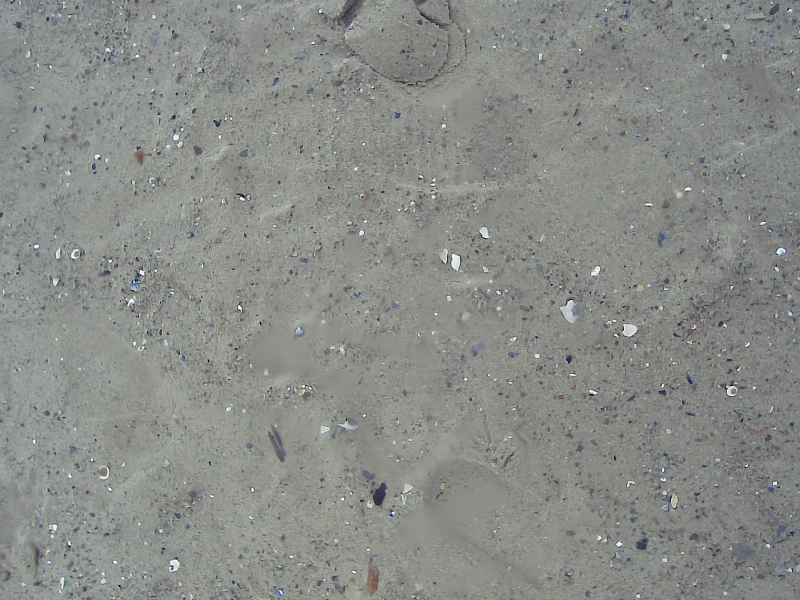
#> input picture data/20181105_120818_243.png, 800 x 600 px
$ python -i init_auv.py   (imports and definitions only)
#> lines starting #> are read from the running program, lines starting #| are printed output that depends on the picture
#> further down, picture is the input picture: shape (600, 800, 3); mean B, G, R 136.7, 140.4, 137.6
import numpy as np
import cv2
from PIL import Image
import h5py
import utm
import glob
from CONSTANTS import *
from auv_dataset import *
import math
import os
import datetime
import time
#### Global ####
_firstPos = True

################ GETTING DATA ################

def deg2rad(deg):
    return deg*np.pi/180

def rad2deg(rad):
    return rad * 180 / np.pi

# [14 lines left out: functions get_sys_platform, image_broken, not called in this run]

def read_h5(file_path):
    return h5py.File(file_path, 'r')

# [44 lines left out: functions getAccData, getRelPos, draw_gps_marks, get_gps_goal, get_gps_start, not called in this run]

def get_altitude(mission):
    f = read_h5(mission["Data"])
    return f["Position"]["Altitude"]

def getCamMat():
    return np.loadtxt("cam_mat.csv", dtype=np.float32, delimiter=',')

def getDistMat():
    return np.loadtxt("dist_coeff.csv", dtype=np.float32, delimiter=',')

# [108 lines left out: functions find_images, get_mission_by_num, draw_flow, isRotationMatrix, sparse_optical_flow, update_motion, not called in this run]

def preprocess_image(im_color,size=IM_PRE_RESOLUTION,method=IM_PRE_EQ_HIST, unsharp=True):
#> called with size = (640, 480), method = 0, unsharp = True
    if size != None:
        im_color = cv2.resize(im_color, size)
    gray = cv2.cvtColor(im_color, cv2.COLOR_BGR2GRAY)
    if unsharp:
        gaussian_im = cv2.GaussianBlur(gray, (9, 9), 10.0)
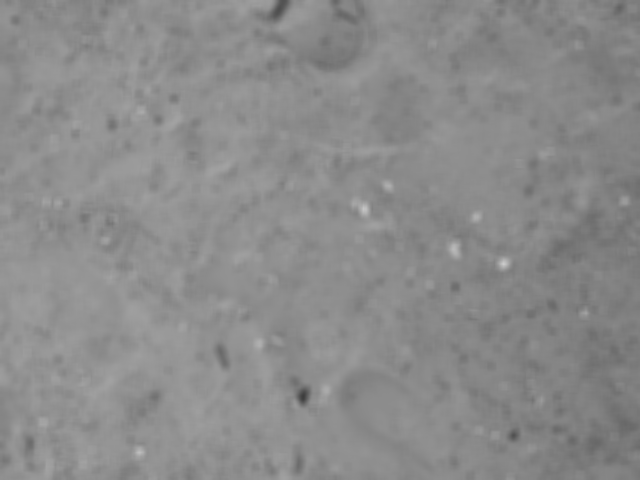
#> gaussian_im: shape (480, 640); min 61, max 202, mean 139
        gray = cv2.addWeighted(gray, 0.9, gaussian_im, -0.5, 0)
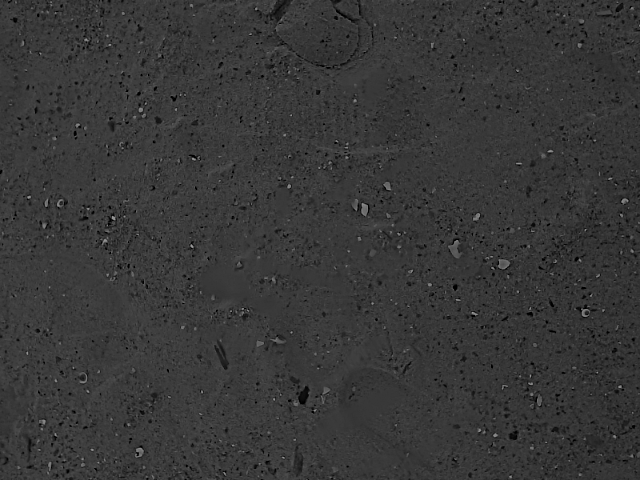
#> gray: shape (480, 640); min 0, max 157, mean 55.6
    if method==None:
        res = gray
    elif method==IM_PRE_EQ_HIST:
        res = cv2.equalizeHist(gray)
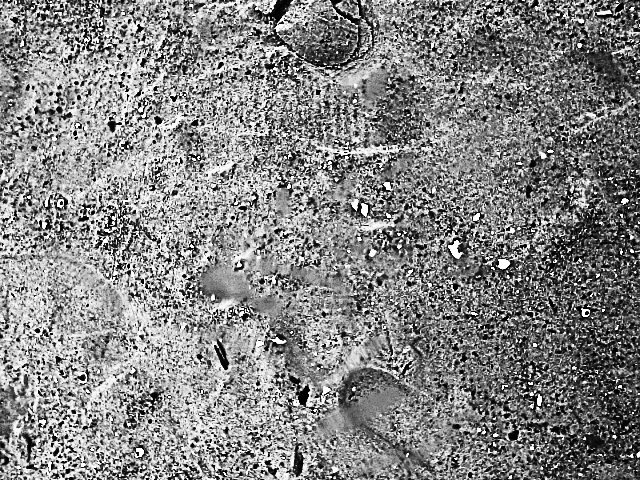
#> res: shape (480, 640); min 0, max 255, mean 132.4
    elif method == IM_PRE_CLASE:
        clahe = cv2.createCLAHE(clipLimit=2.0, tileGridSize=(8, 8))
        res = clahe.apply(gray)
    return res

# [100 lines left out: functions get_current_heading, heading_to_euler, draw_path, calculate_rotation_matrix, triangulate_points, not called in this run]

def get_relative_scale():
    pass

# [89 lines left out: functions undistort, isRotationMatrix, rotationMatrixToEulerAngles, get_timestamps, match_time_stamps, not called in this run]

def main():
    pass
# [2 lines not run here, left out]

>>> import cv2
>>> picture = cv2.imread('data/20181105_120818_243.png')
>>> result = preprocess_image(picture)

$ run again, on data/20181105_120823_743.png
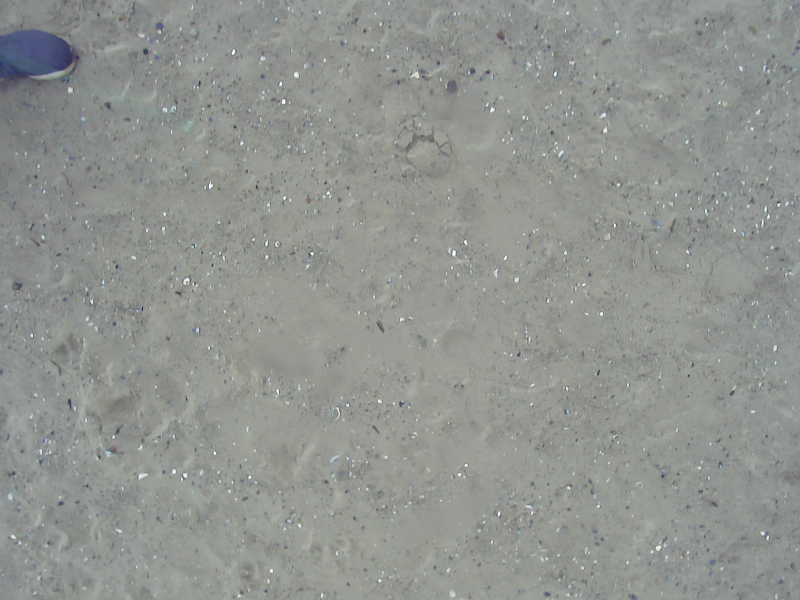
#> input picture data/20181105_120823_743.png, 800 x 600 px
#> picture is the input picture: shape (600, 800, 3); mean B, G, R 144.3, 148.5, 145.1
#> in preprocess_image, `gray = cv2.addWeighted(gray, 0.9, gaussian_im, -0.5, 0)`:
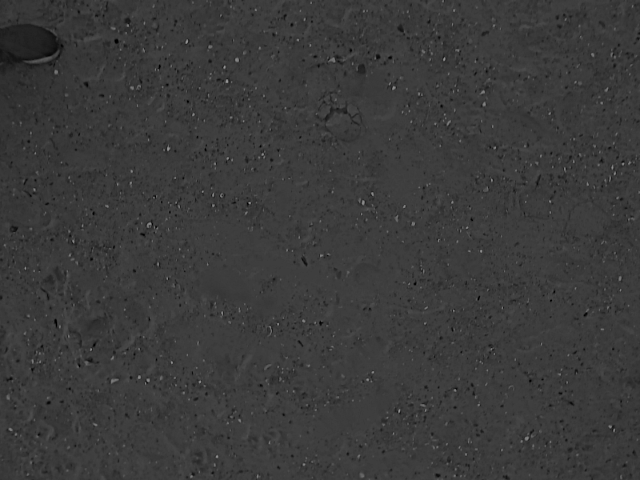
#> gray: shape (480, 640); min 0, max 151, mean 58.7
#> in preprocess_image, `res = cv2.equalizeHist(gray)`:
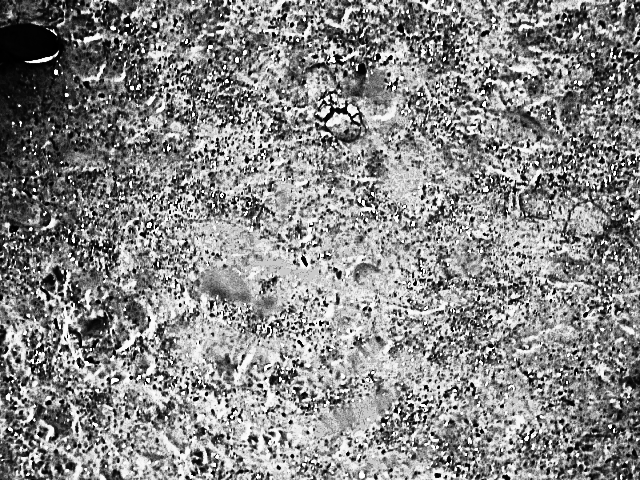
#> res: shape (480, 640); min 0, max 255, mean 135.5

$ run again, on data/20181105_120827_820.png
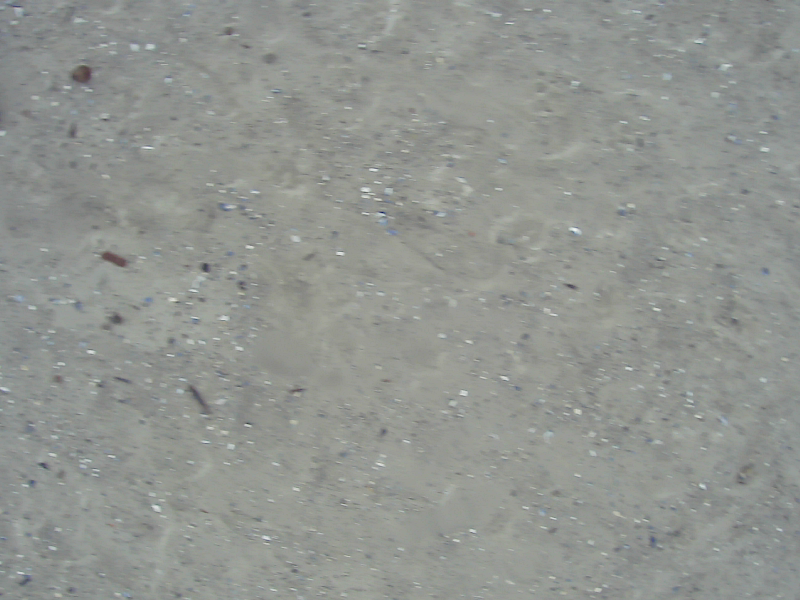
#> input picture data/20181105_120827_820.png, 800 x 600 px
#> picture is the input picture: shape (600, 800, 3); mean B, G, R 144.5, 148.9, 145.5
#> in preprocess_image, `gray = cv2.addWeighted(gray, 0.9, gaussian_im, -0.5, 0)`:
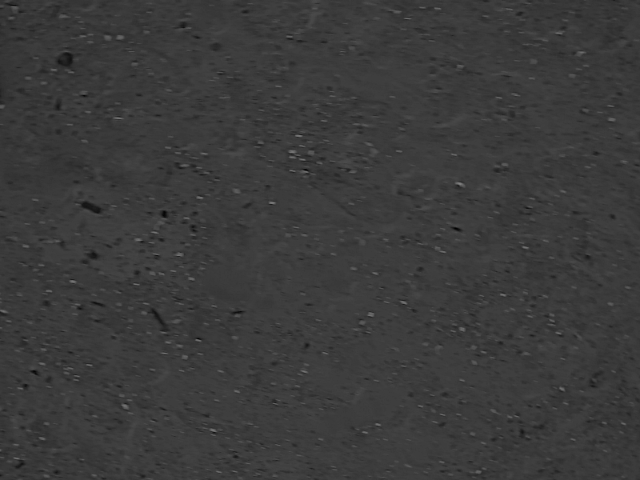
#> gray: shape (480, 640); min 0, max 128, mean 58.9
#> in preprocess_image, `res = cv2.equalizeHist(gray)`:
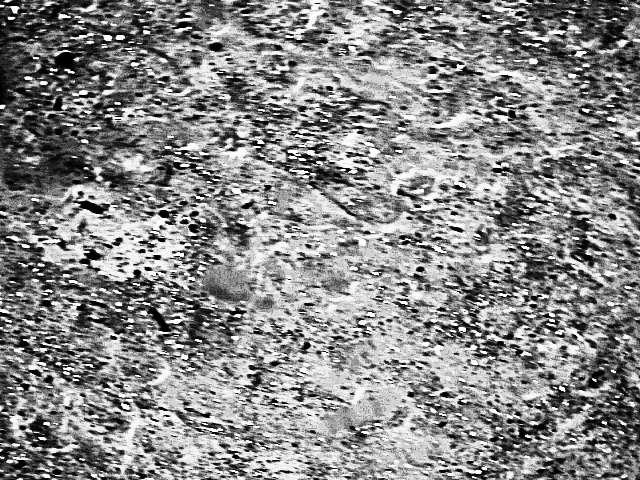
#> res: shape (480, 640); min 0, max 255, mean 136.2

$ run again, on data/20181105_120836_756.png
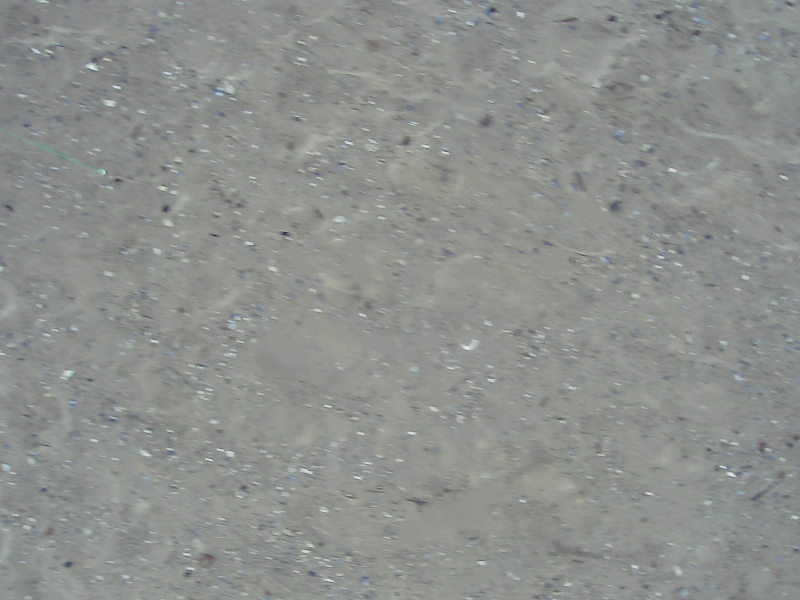
#> input picture data/20181105_120836_756.png, 800 x 600 px
#> picture is the input picture: shape (600, 800, 3); mean B, G, R 141.3, 144.6, 141.1
#> in preprocess_image, `gray = cv2.addWeighted(gray, 0.9, gaussian_im, -0.5, 0)`:
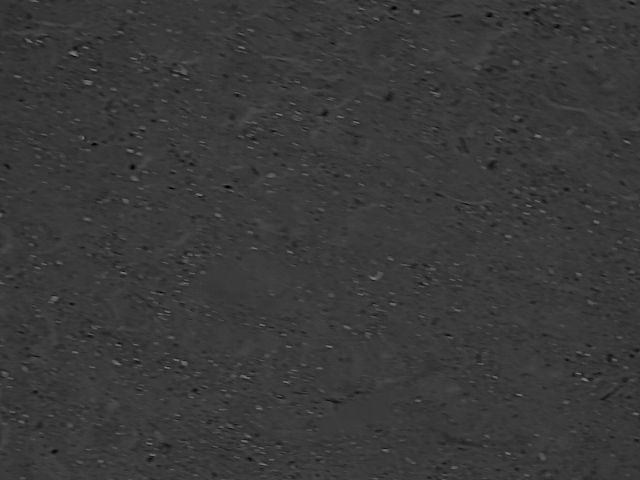
#> gray: shape (480, 640); min 0, max 127, mean 57.2
#> in preprocess_image, `res = cv2.equalizeHist(gray)`:
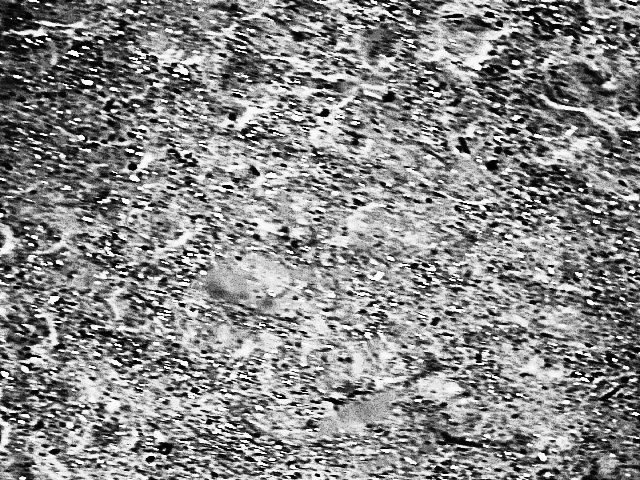
#> res: shape (480, 640); min 0, max 255, mean 135.9
